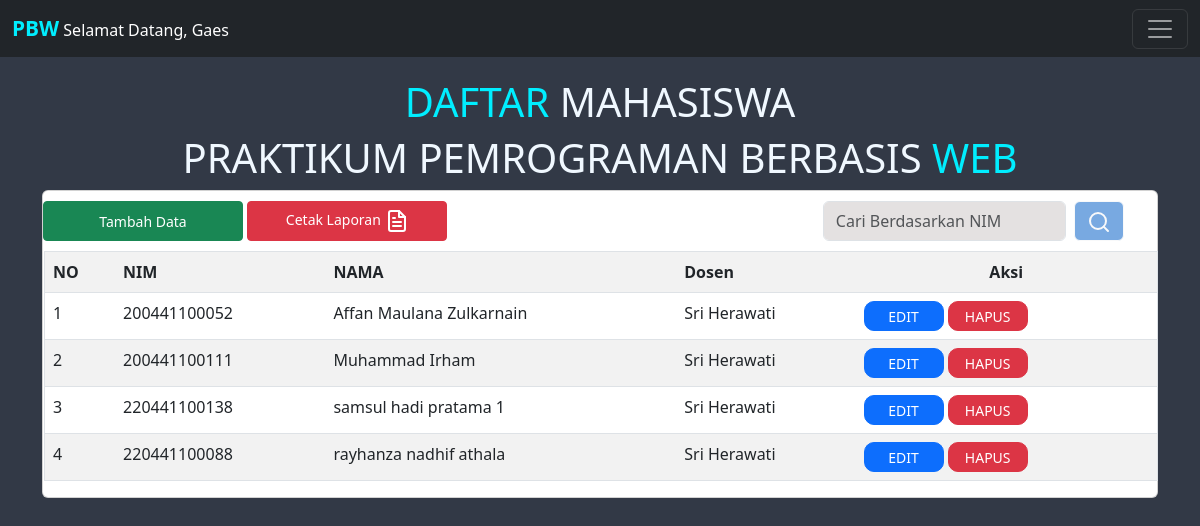
The page /UTS.php on the database its author committed.
### tables this page shows
CREATE TABLE `tbl_mhs2` (
  `id_mahasiswa` int(11) NOT NULL,
  `nim` varchar(15) NOT NULL,
  `nama_mhs` varchar(30) NOT NULL,
  `nama_dosen` varchar(30) NOT NULL,
  `st` varchar(20) NOT NULL,
  `ket` varchar(20) NOT NULL
);

### UTS.php (the view, shortened to what this page needs)
<!DOCTYPE html>
<html lang="en">
  <head>
    <link
      href="https://cdn.jsdelivr.net/npm/bootstrap@5.3.0-alpha3/dist/css/bootstrap.min.css"
      rel="stylesheet"
    />
    <link rel="stylesheet" href="style.css" />
  </head>
  <body>
    <nav class="navbar navbar-dark bg-dark fixed-top">
      <div class="container-fluid">
        <a class="navbar-brand" href="#"
          ><span>PBW</span> Selamat Datang, Gaes</a
        >
        <button
          class="navbar-toggler"
          type="button"
          data-bs-toggle="offcanvas"
          data-bs-target="#offcanvasDarkNavbar"
          aria-controls="offcanvasDarkNavbar"
          aria-label="Toggle navigation"
        >
          <span class="navbar-toggler-icon"></span>
        </button>
      </div>
    </nav>
    <div class="container mt-3">
    <div class="row">
      <h1 style="color: aliceblue"><span>DAFTAR </span> MAHASISWA</h1>
      <h1 style="color: aliceblue">
        PRAKTIKUM PEMROGRAMAN BERBASIS <span>WEB</span>
      </h1>
      <div class="col">
        <div class="card " >
            <div class="p">
                <button type="button" class="btn btn-success btn-sm" style="width: 200px;height: 40px;margin-top: 10px;margin-bottom: 10px;"><a style="text-decoration: none; color:white;" href="tambah.php">Tambah Data</a></button>
                <button type="button" class="btn btn-danger btn-sm"style="width: 200px;height: 40px;margin-top: 10px;margin-bottom: 10px;">Cetak Laporan  <i data-feather="file-text"></i></button>
              <form class="d-flex" role="search" style="float: right;margin-top: 10px;">
                <input class="form-control me-2" type="search" placeholder="Cari Berdasarkan NIM" aria-label="Search" style="background-color: rgb(228, 225, 225);" >
                <button class="btn btn-outline-light" type="submit" style="background-color:rgb(120, 169, 225) ;"><i data-feather="search"></i></button>
              </form>
            </div>
            <table class="table table-striped table-hover" border="1px" >
                <tr style="background-color: rgb(0, 174, 255);">
                  <th scope="col">NO</th>
                  <th scope="col">NIM</th>
                  <th scope="col">NAMA</th>
                  <th scope="col">Dosen</th>
                  <th scope="col" style="text-align: center;justify-content: center;">Aksi</th>
                </tr>
                <?php
                include 'conect.php';
                $no = 1;
                $data = mysqli_query($conect,"SELECT * FROM tbl_mhs2");
                while($d = mysqli_fetch_array($data)){
                  ?>
                  <tr>
                    <td><?php echo $no++; ?></td>
                    <td><?php echo $d['nim']; ?></td>
                            <td><?php echo $d['nama_mhs']; ?></td>
                            <td><?php echo $d['nama_dosen']; ?></td>
                    <td>
                    <button type="button" class="btn btn-primary btn-sm " style="width: 80px;height: 30px;border-radius: 10px;"><a style="text-decoration: none; color:white;" href="mengubah.php?id=<?php echo $d['id_mahasiswa']; ?>">EDIT</a></button>
                    <button type="button" class="btn btn-danger btn-sm "style="width: 80px;height: 30px;border-radius: 10px;"> <a style="text-decoration: none; color:white;"href="deleted.php?id=<?php echo $d['id_mahasiswa']; ?>">HAPUS</a></button>
                    </td>
                  </tr>
                  <?php
                }
                ?>
              </table>
            </div>
          </div>
        </div>
    </div>
  </body>
</html>

### style.css (style rules this page uses)
* { margin: 0; padding: 0; }
:root { --bg-color: rgb(31, 36, 45); --second-bg-color: #323946; --color-main: #0ef; }
body { background-color: var(--second-bg-color); }
.row { margin-top: 7%; }
h1 { text-align: center; }
h1 span { color: var(--color-main); }
.navbar-brand span { color: var(--color-main); font-size: 130%; font-weight: bold; }
a.navbar-brand { font-size: medium; }
.card .d-flex { width: 30%; justify-content: flex-end; }
.card { display: flex; justify-content: flex-end; }
.card table { margin-left: 1px; margin-right: 1px; }

### rows shown on the page
tbl_mhs2: nim "200441100052", nama_mhs "Affan Maulana Zulkarnain", nama_dosen "Sri Herawati"
tbl_mhs2: nim "200441100111", nama_mhs "Muhammad Irham", nama_dosen "Sri Herawati"
tbl_mhs2: nim "220441100138", nama_mhs "samsul hadi pratama 1", nama_dosen "Sri Herawati"
tbl_mhs2: nim "220441100088", nama_mhs "rayhanza nadhif athala", nama_dosen "Sri Herawati"
